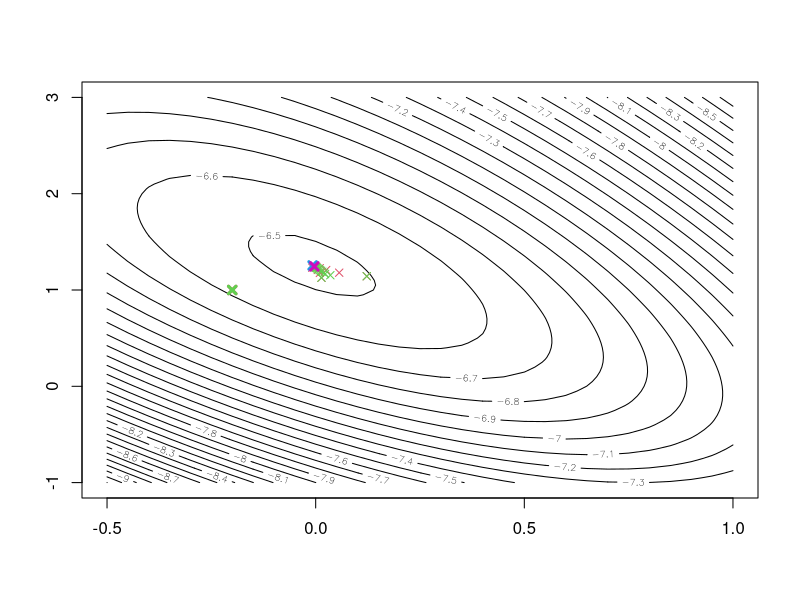
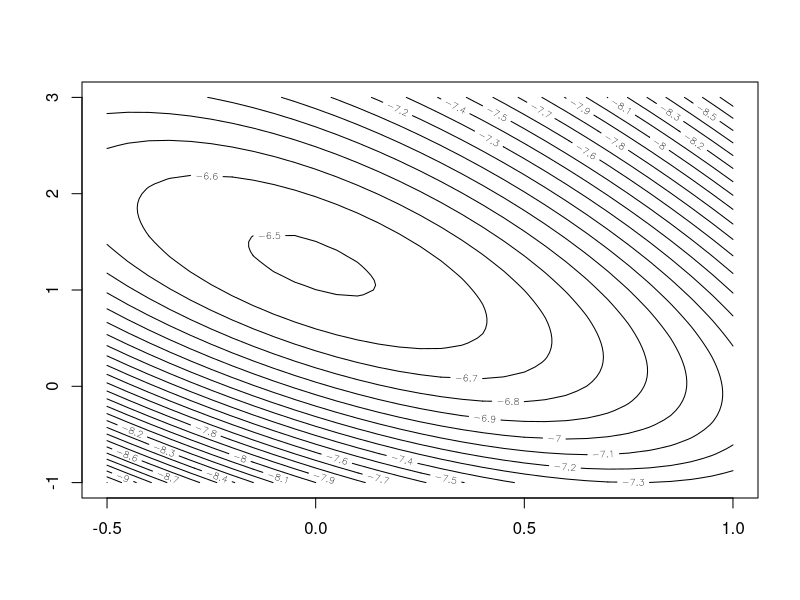
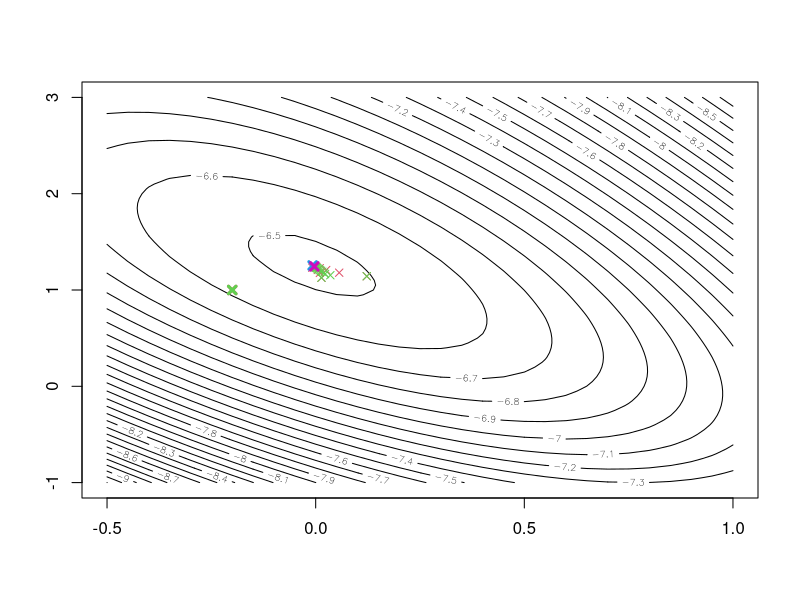

The R script that drew these images, in order:
## ---- chunk 1
knitr::opts_chunk$set(echo = TRUE)
## ---- chunk 2
#a

#log likelihood
g <- function(b){
  xi <- c(0,0,0,0.1,0.1,0.3,0.3,0.9,0.9,0.9)
  yi <- c(0,0,1,0,1,1,1,0,1,1)
  p <- 1/(1+exp(-b[1]-b[2]*xi))   #b[1] represents b0,b2 represents b1
  loglik <- sum(yi*log(p)+(1-yi)*log(1-p))
  return(loglik)
}

#gradient
dg <- function(b){
  xi <- c(0,0,0,0.1,0.1,0.3,0.3,0.9,0.9,0.9)
  yi <- c(0,0,1,0,1,1,1,0,1,1)
  p <- 1/(1+exp(-b[1]-b[2]*xi))
  
  dg_b0 <- sum(yi-p) #partial derivative with respect to b0
  dg_b1 <- sum(xi*(yi-p)) #partial derivative with respect to b1
  return(c(dg_b0,dg_b1))
}

#produce the contours plot
x1grid <- seq(-0.5, 1, by=0.05) #x轴点数
x2grid <- seq(-1, 3, by=0.05) #y轴点数
dx1 <- length(x1grid)
dx2 <- length(x2grid)
dx  <- dx1*dx2 #总点数
gx  <- matrix(rep(NA, dx), nrow=dx1)
for (i in 1:dx1)
  for (j in 1:dx2)
  {
    gx[i,j] <- g(c(x1grid[i], x2grid[j]))  
  }
mgx <- matrix(gx, nrow=dx1, ncol=dx2)
contour(x1grid, x2grid, mgx, nlevels=30)  # Note: For other functions g, you might need to choose another nlevels-value to get a good impression of the function 

#Steepest ascent function:
steepestasc <- function(x0, eps=1e-8, alpha0=1,path_col=2, final_col=4)
{
  xt   <- x0
  conv <- 999
  
  #function and gradient evaluations
  funEvaluation <- 0
  gradEvaluation <- 0
  
  points(xt[1], xt[2], col=path_col, pch=4, lwd=3)
 
 
   while(conv>eps)
  {
    alpha <- alpha0
    xt1   <- xt
    grad_xt1 <- dg(xt1)
    xt    <- xt1 + alpha*grad_xt1
    
    #update gradient evaluation
    gradEvaluation <-gradEvaluation+1
   
     #update function evaluation
    g_x <- g(xt)
    funEvaluation <-funEvaluation+1
    g_x1 <- g(xt1)
    funEvaluation <-funEvaluation+1
    
    while (g_x<g_x1 )
    {
      alpha <- alpha/2
      xt    <- xt1 + alpha*grad_xt1
      
      g_x <- g(xt)
      funEvaluation <-funEvaluation+1
    }
    points(xt[1], xt[2],col=path_col,pch=4, lwd=1)
    conv <- sum((xt-xt1)*(xt-xt1))
  }
  points(xt[1], xt[2], col=final_col ,pch=4, lwd=3)
  return(list(coefficients=xt,
              
              funEvaluation=funEvaluation,
              gradientEvaluation=gradEvaluation))
}

#b

inital_b <- c(-0.2,1)

#the second solution: a=a

steepestasc_keep <- function(x0, eps=1e-5, alpha0=1, path_col=3, final_col=6){
  
    xt   <- x0
    conv <- 999
    
    #function and gradient evaluations
    funEvaluation <- 0
    gradEvaluation <- 0
    
    points(xt[1], xt[2], col=path_col, pch=4, lwd=3)
    
    
    alpha <- alpha0 
    
    while(conv>eps)
    {
     
      xt1   <- xt
      grad_xt1 <- dg(xt1) 
      xt    <- xt1 + alpha*grad_xt1
      
      #update gradient evaluation
      gradEvaluation <-gradEvaluation+1
      
      #update function evaluation
      g_x <- g(xt)
      funEvaluation <-funEvaluation+1
      g_x1 <- g(xt1)
      funEvaluation <-funEvaluation+1
      
      while (g(xt)<g(xt1))
      {
        alpha <- alpha/2
        xt    <- xt1 + alpha*grad_xt1
        
        g_x <- g(xt)
        funEvaluation <- funEvaluation + 1 
      }  
      points(xt[1], xt[2],col=path_col,  pch=4, lwd=1)
      conv <- sum((xt-xt1)*(xt-xt1))
    }
    points(xt[1], xt[2], col=final_col, pch=4, lwd=3)
    return(list(coefficients=xt,
                funEvaluation=funEvaluation,
                gradientEvaluation=gradEvaluation))
 
  
}

#first solution: a=a0

print(steepestasc(inital_b,eps=1e-5, alpha0=1))
#second solution: 

print(steepestasc_keep(inital_b,eps=1e-5, alpha0=1))



#c

# BFGS 
optim_BFGS <- optim(par = inital_b,fn=g,gr=dg,method = "BFGS",control = list(fnscale = -1))
print(optim_BFGS)

#Nelder-Mead


optim_NM <- optim(par = inital_b,fn=g,gr=dg,method ="Nelder-Mead",control = list(fnscale = -1))
print(optim_NM)



#d.glm
xi <- c(0,0,0,0.1,0.1,0.3,0.3,0.9,0.9,0.9)
yi <- c(0,0,1,0,1,1,1,0,1,1)
fit <- glm(yi~xi,family = binomial)
cat("The coefficients are:","\n",coef(fit))


## ---- chunk 3
contour(x1grid, x2grid, mgx, nlevels=30)

## ---- chunk 4
contour(x1grid, x2grid, mgx, nlevels=30) 
legend("bottom", 
       legend = c("Method 1: a=a0 (Iteration Path, Convergence Point)",
                  "Method 2: a=a (Iteration Path, Convergence Point)"),
       col = c(2,3),
       pch = 4, 
       pt.lwd = 3,
       bty = "n",
       inset = c(0, -0.4),   
       xpd = TRUE,          
       horiz = FALSE)   
#first solution: a=a0
first <- steepestasc(inital_b,eps=1e-5, alpha0=1)
#second solution: 
second <- steepestasc_keep(inital_b,eps=1e-5, alpha0=1)


df <- data.frame(
  Method = c("a=ao", "a=reduced_a"),
  B0=c(first$coefficients[1],second$coefficients[1]),
  B1=c(first$coefficients[2],second$coefficients[2]),
  Counts_function = c(first$funEvaluation, second$funEvaluation),
  Counts_gradiet = c(first$gradientEvaluation, second$gradientEvaluation)
)
print(df)

## ---- chunk 5
# BFGS 
optim_BFGS <- optim(par = inital_b,fn=g,gr=dg,method = "BFGS",control = list(fnscale = -1))

#Nelder-Mead

optim_NM <- optim(par = inital_b,fn=g,gr=dg,method ="Nelder-Mead",control = list(fnscale = -1))

results_df <- data.frame(
  Method = c("BFGS", "Nelder-Mead"),
  Value=c(optim_BFGS$value,optim_NM$value),
  B0=c(optim_BFGS$par[1],optim_NM$par[1]),
  B1=c(optim_BFGS$par[2],optim_NM$par[2]),
  Counts_function = c(optim_BFGS$counts[1], optim_NM$counts[1]),
  Counts_gradiet = c(optim_BFGS$counts[2], optim_NM$counts[2])
)

print(results_df)
## ---- chunk 6
xi <- c(0,0,0,0.1,0.1,0.3,0.3,0.9,0.9,0.9)
yi <- c(0,0,1,0,1,1,1,0,1,1)
fit <- glm(yi~xi,family = binomial(link = 'logit'))
cat("B0:",coef(fit)[1],"\n")
cat("B1:",coef(fit)[2],"\n")
